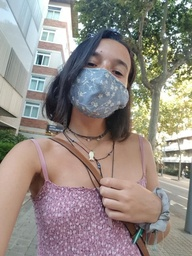
#> input picture Playground/mar.jpg, 192 x 256 px, shrunk from 612 x 816 before the run
$ python filter.py
#> lines starting #> are read from the running program, lines starting #| are printed output that depends on the picture


"""
	Idea:

	give me an image and a kernel it returns the altered image

"""
import numpy as np
import matplotlib.pyplot as plt
import matplotlib.image as mpimg
from PIL import Image


#def filter(original, kernel):
w = np.array([0.1,0.5,1.0])
b = np.array([1.0,0.5,0.1])

original = np.array( [ [ w,w,w,b,b],
					   [ w,w,w,b,b],
					   [ w,w,b,b,w],
					   [ w,w,b,b,b],
					   [ b,w,b,b,b]])

fname = 'mar.jpg'
# Read file
domain = mpimg.imread(fname)
#> domain is the input picture: shape (256, 192, 3); mean R, G, B 146.8, 139.1, 133.1
domain = domain/255
original = domain

kernel_size = 51
kernel = 1/(kernel_size**2)*np.ones(shape = (kernel_size, kernel_size,3))
#original = np.array( [ [ [0.7,0.2,0.4],[0.1,0.1,0.7]], [ [0.0,0.9,0.1],[0.0,1.0,0.5]]])

fig, axs = plt.subplots(1,2)
axs[0].imshow(original)

# get sizes
im_rows, im_cols, im_channels = original.shape
#> im_rows = 256; im_cols = 192; im_channels = 3
ker_rows, ker_cols, ker_channels = kernel.shape

ker_width = int((ker_rows-1)/2)

new_image = np.zeros(shape = original.shape)

# Add padding
original_padded = np.zeros(shape = (im_rows+2*ker_width, im_cols+2*ker_width, im_channels))
original_padded[ker_width:-ker_width, ker_width:-ker_width, :] = original
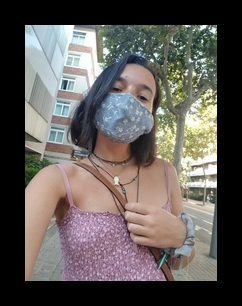
#> original_padded: shape (306, 242, 3) float64; mean R, G, B 0.382, 0.362, 0.347

# sweep over the image

for row in range(ker_width, im_rows+ker_width):
	for col in range(ker_width, im_cols+ker_width):
		mat = original_padded[row-ker_width: row+ker_width+1,
							  col-ker_width: col+ker_width+1,
							  :]
		mat = mat*kernel
		new_value = mat.sum(axis = (0,1))
		new_image[row-ker_width, col-ker_width,:] = new_value
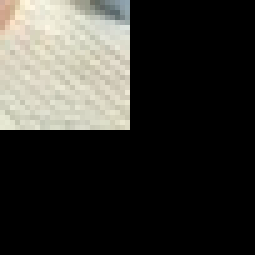
#> mat: shape (51, 51, 3) float64 (shown 5 times larger); mean R, G, B 5.61e-05, 5.53e-05, 5.06e-05; drawn with min black and max white
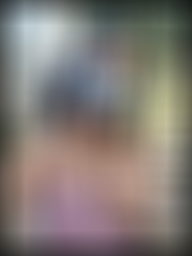
#> new_image: shape (256, 192, 3) float64; mean R, G, B 0.509, 0.48, 0.46


## cut out the matrix

## Multiply

## Add

## Assign to knew.

axs[1].imshow(new_image)
plt.show()
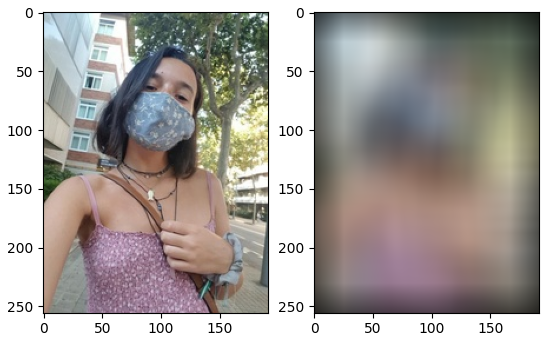
#> figure drawn by matplotlib, 2 panels

$ run again, with Playground/JandJ.jpg copied over Playground/mar.jpg
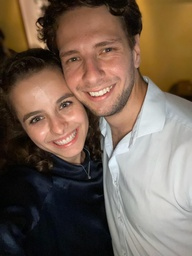
#> input picture Playground/JandJ.jpg, 192 x 256 px, shrunk from 1200 x 1600 before the run
#> domain is the input picture: shape (256, 192, 3); mean R, G, B 117.1, 98.9, 84.6
#> after the loop `for row in range(ker_width, im_rows+ker_width):`:
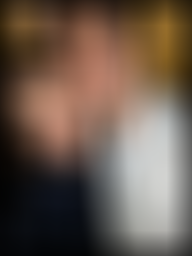
#> new_image: shape (256, 192, 3) float64; mean R, G, B 0.418, 0.352, 0.304
#> `plt.show()`:
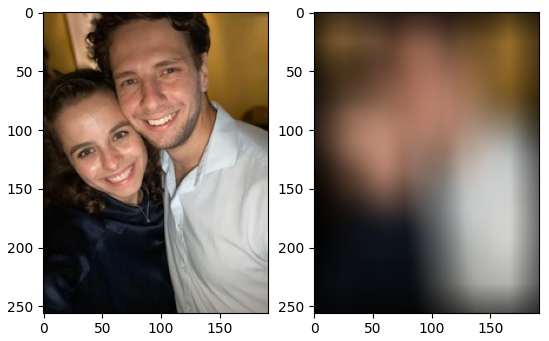
#> figure drawn by matplotlib, 2 panels

$ run again, with Playground/blue_pen.jpg copied over Playground/mar.jpg
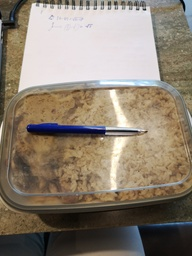
#> input picture Playground/blue_pen.jpg, 192 x 256 px, shrunk from 2736 x 3648 before the run
#> domain is the input picture: shape (256, 192, 3); mean R, G, B 139.1, 127.3, 112.3
#> after the loop `for row in range(ker_width, im_rows+ker_width):`:
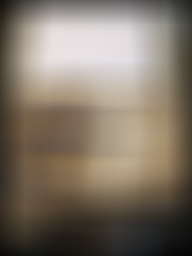
#> new_image: shape (256, 192, 3) float64; mean R, G, B 0.5, 0.457, 0.404
#> `plt.show()`:
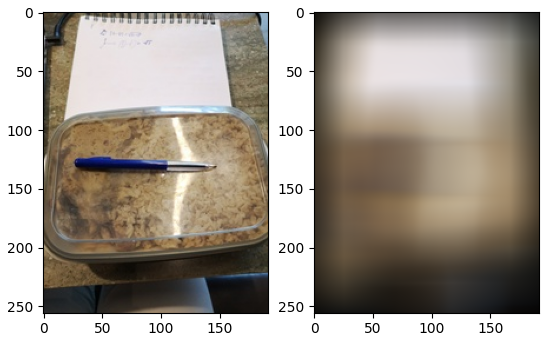
#> figure drawn by matplotlib, 2 panels
